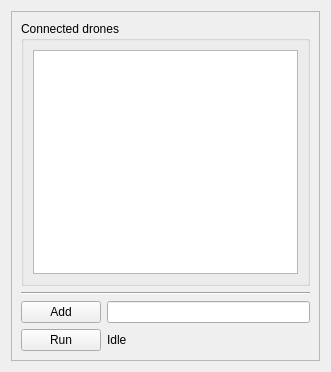
<?xml version="1.0" encoding="UTF-8"?>
<ui version="4.0">
 <class>ConnectionHandlerWidget</class>
 <widget class="QWidget" name="ConnectionHandlerWidget">
  <property name="enabled">
   <bool>true</bool>
  </property>
  <property name="geometry">
   <rect>
    <x>0</x>
    <y>0</y>
    <width>331</width>
    <height>372</height>
   </rect>
  </property>
  <property name="windowTitle">
   <string>connection_handler</string>
  </property>
  <property name="windowIcon">
   <iconset theme="network-wireless">
    <normaloff>.</normaloff>.</iconset>
  </property>
  <layout class="QVBoxLayout" name="verticalLayout">
   <item>
    <widget class="QScrollArea" name="scrollArea">
     <property name="widgetResizable">
      <bool>true</bool>
     </property>
     <widget class="QWidget" name="scrollAreaWidgetContents">
      <property name="geometry">
       <rect>
        <x>0</x>
        <y>0</y>
        <width>311</width>
        <height>352</height>
       </rect>
      </property>
      <layout class="QVBoxLayout" name="verticalLayout_2">
       <item>
        <layout class="QHBoxLayout" name="horizontalLayout">
         <item>
          <widget class="QGroupBox" name="groupBox">
           <property name="toolTip">
            <string>&lt;html&gt;&lt;head/&gt;&lt;body&gt;&lt;p&gt;Connected Drones: Drones which have a running server waiting for commands&lt;/p&gt;&lt;/body&gt;&lt;/html&gt;</string>
           </property>
           <property name="title">
            <string>Connected drones</string>
           </property>
           <layout class="QVBoxLayout" name="verticalLayout_6">
            <item>
             <widget class="QListWidget" name="connected_list">
              <property name="maximumSize">
               <size>
                <width>16777215</width>
                <height>16777215</height>
               </size>
              </property>
              <property name="sortingEnabled">
               <bool>true</bool>
              </property>
             </widget>
            </item>
           </layout>
          </widget>
         </item>
        </layout>
       </item>
       <item>
        <widget class="Line" name="line">
         <property name="orientation">
          <enum>Qt::Horizontal</enum>
         </property>
        </widget>
       </item>
       <item>
        <layout class="QHBoxLayout" name="horizontalLayout_3">
         <item>
          <widget class="QPushButton" name="connection_button">
           <property name="text">
            <string>Add</string>
           </property>
          </widget>
         </item>
         <item>
          <widget class="QLineEdit" name="drones_line_edit"/>
         </item>
        </layout>
       </item>
       <item>
        <layout class="QHBoxLayout" name="horizontalLayout_2">
         <item>
          <widget class="QPushButton" name="run_server_button">
           <property name="enabled">
            <bool>true</bool>
           </property>
           <property name="sizePolicy">
            <sizepolicy hsizetype="Fixed" vsizetype="Fixed">
             <horstretch>0</horstretch>
             <verstretch>0</verstretch>
            </sizepolicy>
           </property>
           <property name="text">
            <string>Run</string>
           </property>
          </widget>
         </item>
         <item>
          <widget class="QLabel" name="status_label">
           <property name="text">
            <string>Idle</string>
           </property>
          </widget>
         </item>
        </layout>
       </item>
      </layout>
     </widget>
    </widget>
   </item>
  </layout>
 </widget>
 <resources/>
 <connections/>
</ui>
